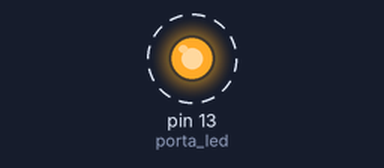
This sketch was run on a simulated Arduino Uno, built with avr-gcc and run on an emulated ATmega328P. Parts: output pins drawn as LEDs (lit = HIGH). Dashed ring = blinking.

Above: at 0.5 s.
Timing chart, 0 to 4.6 s (numbered marks = the images above):
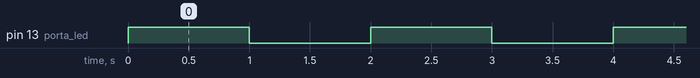

Measured:
- by itself, pin 13 (porta_led): alternates HIGH for 1.0 s and LOW for 1.0 s

The sketch:

blink.ino
```cpp
int porta_led = 13;

void setup() {

  pinMode(porta_led, OUTPUT);

}

void loop() {

  digitalWrite(porta_led, HIGH);
  delay(1000);
  digitalWrite(porta_led, LOW);
  delay(1000);
}
```
